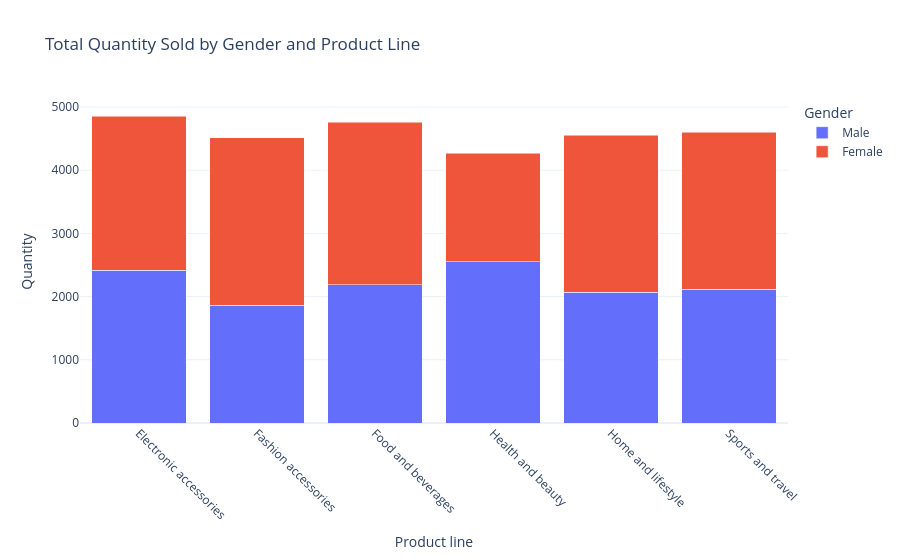

The cell this chart's notebook holds for it:
### Code cell
pivot_data = combined_df.pivot_table(values='Quantity', index='Product line', columns='Gender', aggfunc='sum').reset_index()

fig = px.bar(pivot_data,
             x='Product line',
             y=['Male', 'Female'],
             title='Total Quantity Sold by Gender and Product Line',
             labels={'value': 'Quantity', 'variable': 'Gender'},
             template='plotly_white')
fig.update_layout(barmode='stack', xaxis_tickangle=45)
fig.show()

### Figure 1 — Plotly figure (JSON) as saved in the notebook; plotly's stock layout.template omitted (floating-point values rounded to 4 significant figures)
{"data": [{"alignmentgroup": "True", "hovertemplate": "Gender=Male<br>Product line=%{x}<br>Quantity=%{y}<extra></extra>", "legendgroup": "Male", "marker": {"color": "#636efa", "pattern": {"shape": ""}}, "name": "Male", "offsetgroup": "Male", "orientation": "v", "showlegend": true, "textposition": "auto", "type": "bar", "x": ["Electronic accessories", "Fashion accessories", "Food and beverages", "Health and beauty", "Home and lifestyle", "Sports and travel"], "xaxis": "x", "y": [2415, 1860, 2190, 2555, 2065, 2120], "yaxis": "y"}, {"alignmentgroup": "True", "hovertemplate": "Gender=Female<br>Product line=%{x}<br>Quantity=%{y}<extra></extra>", "legendgroup": "Female", "marker": {"color": "#EF553B", "pattern": {"shape": ""}}, "name": "Female", "offsetgroup": "Female", "orientation": "v", "showlegend": true, "textposition": "auto", "type": "bar", "x": ["Electronic accessories", "Fashion accessories", "Food and beverages", "Health and beauty", "Home and lifestyle", "Sports and travel"], "xaxis": "x", "y": [2440, 2650, 2570, 1715, 2490, 2480], "yaxis": "y"}], "layout": {"barmode": "stack", "legend": {"title": {"text": "Gender"}, "tracegroupgap": 0}, "title": {"text": "Total Quantity Sold by Gender and Product Line"}, "xaxis": {"anchor": "y", "domain": [0, 1], "tickangle": 45, "title": {"text": "Product line"}}, "yaxis": {"anchor": "x", "domain": [0, 1], "title": {"text": "Quantity"}}}}
